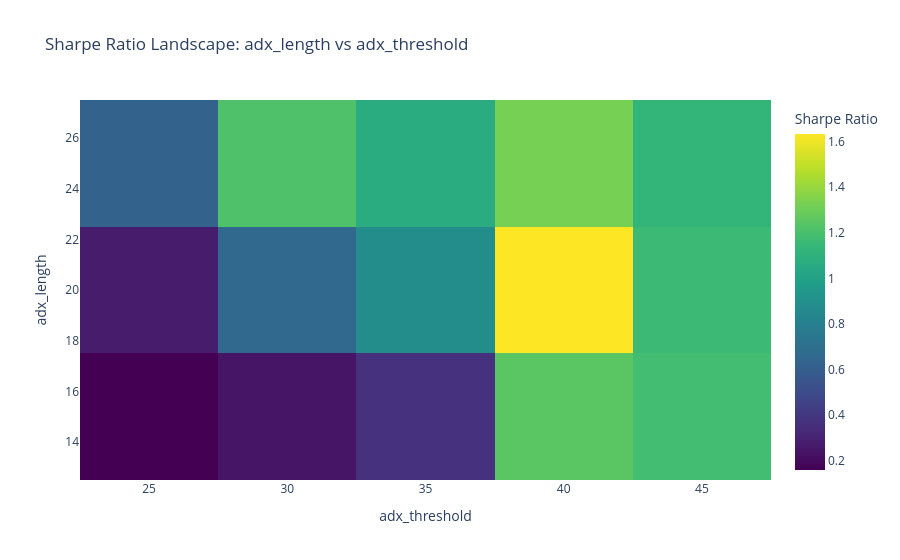
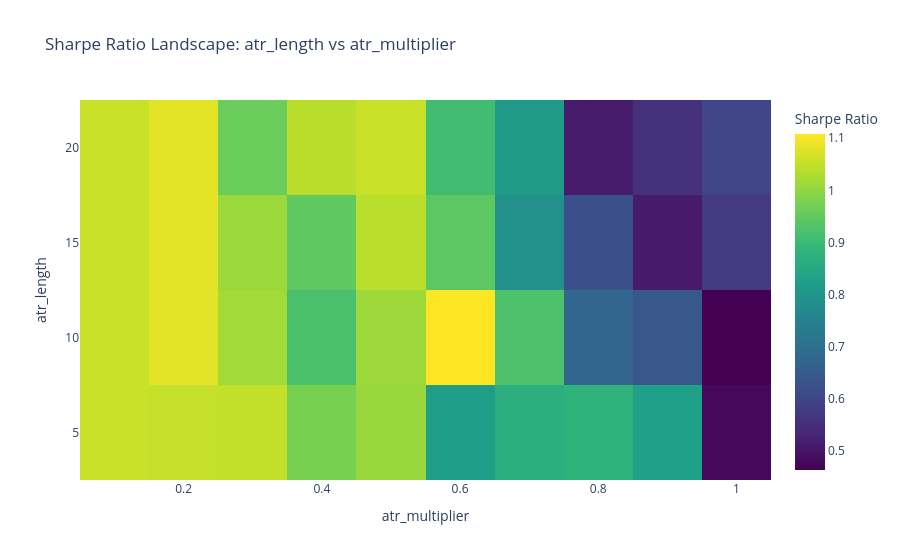
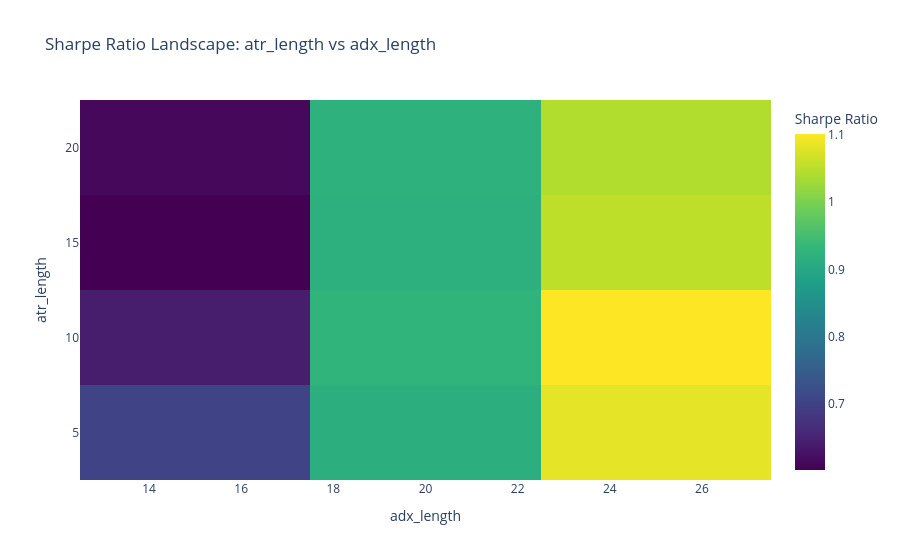

Notebook cell for these charts, in order:
### Code cell
# --- Generate Heatmaps ---
# You can list any pairs of parameters you want to explore
pairs_to_plot = [
    ("adx_threshold", "adx_length"), #entry
    # ("sar_acceleration", "sar_maximum"),
    ("atr_multiplier", "atr_length"), #exit
    ("adx_length", "atr_length"),
    # ("use_dmp_cross", "adx_length"),
    # ("use_dmp_cross", "adx_threshold")
]

for x, y in pairs_to_plot:
    show_heatmap(results_df, x, y)

### Figure 1 — Plotly figure (JSON) as saved in the notebook; plotly's stock layout.template omitted (floating-point values rounded to 4 significant figures)
{"data": [{"colorbar": {"title": {"text": "Sharpe Ratio"}}, "colorscale": [[0, "#440154"], [0.1111, "#482878"], [0.2222, "#3e4989"], [0.3333, "#31688e"], [0.4444, "#26828e"], [0.5556, "#1f9e89"], [0.6667, "#35b779"], [0.7778, "#6ece58"], [0.8889, "#b5de2b"], [1, "#fde725"]], "type": "heatmap", "x": [25, 30, 35, 40, 45], "y": [15, 20, 25], "z": [[0.1581, 0.2402, 0.3663, 1.249, 1.183], [0.2725, 0.655, 0.8773, 1.634, 1.162], [0.6187, 1.215, 1.071, 1.323, 1.127]]}], "layout": {"title": {"text": "Sharpe Ratio Landscape: adx_length vs adx_threshold"}, "xaxis": {"title": {"text": "adx_threshold"}}, "yaxis": {"title": {"text": "adx_length"}}}}

### Figure 2 — Plotly figure (JSON) as saved in the notebook; plotly's stock layout.template omitted (floating-point values rounded to 4 significant figures)
{"data": [{"colorbar": {"title": {"text": "Sharpe Ratio"}}, "colorscale": [[0, "#440154"], [0.1111, "#482878"], [0.2222, "#3e4989"], [0.3333, "#31688e"], [0.4444, "#26828e"], [0.5556, "#1f9e89"], [0.6667, "#35b779"], [0.7778, "#6ece58"], [0.8889, "#b5de2b"], [1, "#fde725"]], "type": "heatmap", "x": [0.1, 0.2, 0.3, 0.4, 0.5, 0.6, 0.7, 0.8, 0.9, 1.0], "y": [5, 10, 15, 20], "z": [[1.056, 1.052, 1.049, 0.9747, 1.007, 0.8188, 0.867, 0.8784, 0.8234, 0.477], [1.057, 1.082, 1.017, 0.9199, 1.013, 1.108, 0.9231, 0.6733, 0.6412, 0.4632], [1.057, 1.083, 1.009, 0.9458, 1.04, 0.9433, 0.7879, 0.6208, 0.5091, 0.5734], [1.057, 1.083, 0.9594, 1.039, 1.058, 0.9095, 0.8145, 0.513, 0.5529, 0.5972]]}], "layout": {"title": {"text": "Sharpe Ratio Landscape: atr_length vs atr_multiplier"}, "xaxis": {"title": {"text": "atr_multiplier"}}, "yaxis": {"title": {"text": "atr_length"}}}}

### Figure 3 — Plotly figure (JSON) as saved in the notebook; plotly's stock layout.template omitted (floating-point values rounded to 4 significant figures)
{"data": [{"colorbar": {"title": {"text": "Sharpe Ratio"}}, "colorscale": [[0, "#440154"], [0.1111, "#482878"], [0.2222, "#3e4989"], [0.3333, "#31688e"], [0.4444, "#26828e"], [0.5556, "#1f9e89"], [0.6667, "#35b779"], [0.7778, "#6ece58"], [0.8889, "#b5de2b"], [1, "#fde725"]], "type": "heatmap", "x": [15, 20, 25], "y": [5, 10, 15, 20], "z": [[0.7022, 0.9154, 1.084], [0.6418, 0.926, 1.102], [0.6018, 0.9179, 1.053], [0.6115, 0.921, 1.042]]}], "layout": {"title": {"text": "Sharpe Ratio Landscape: atr_length vs adx_length"}, "xaxis": {"title": {"text": "adx_length"}}, "yaxis": {"title": {"text": "atr_length"}}}}
